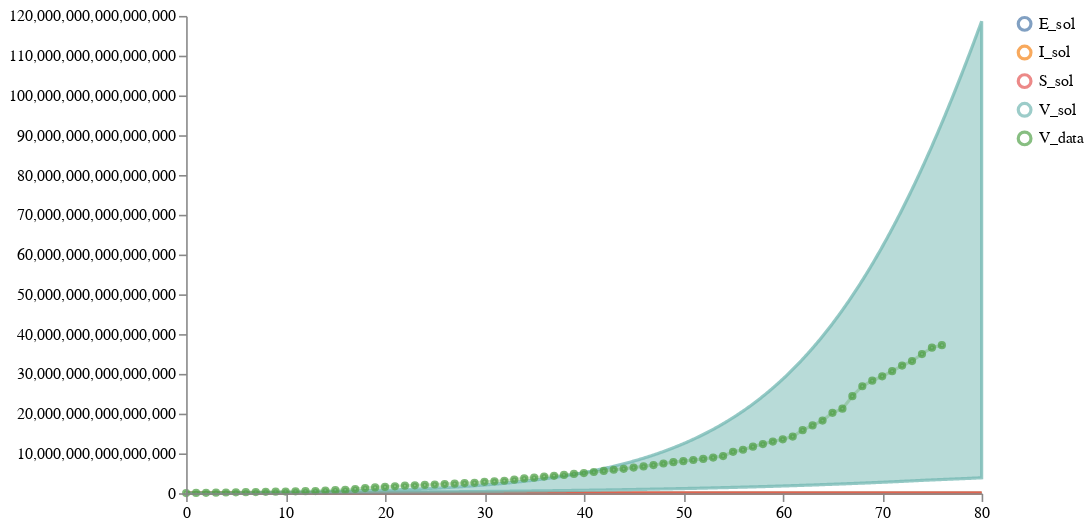

The cell this chart's notebook holds for it:
### Code cell
schema = plots.trajectories(pd.DataFrame(prior_samples["data"]), subset=".*_sol",
                            points=data_train.reset_index(drop=True).rename(columns={"V":"V_data"}))
schema = plots.pad(schema, 5)
plots.ipy_display(schema)

### Figure 1 — Vega specification as saved in the notebook (floating-point values rounded to 4 significant figures; data arrays with more than 128 entries replaced by an {"elided": "..."} marker saying what was removed)
{"$schema": "https://vega.github.io/schema/vega/v5.json", "axes": [{"name": "x_axis", "orient": "bottom", "scale": "xscale", "zindex": 100}, {"name": "y_axis", "orient": "left", "scale": "yscale", "zindex": 100}], "data": [{"name": "distributions", "values": {"elided": "3204 records"}}, {"name": "traces", "transform": [{"expr": "isValid(datum.value)", "type": "filter"}], "values": []}, {"name": "points", "values": [{"sample_id": 0, "timepoint": 0, "trajectory": "V_data", "value": 34250000000000.0}, {"sample_id": 0, "timepoint": 1, "trajectory": "V_data", "value": 74830000000000.0}, {"sample_id": 0, "timepoint": 2, "trajectory": "V_data", "value": 110800000000000.0}, {"sample_id": 0, "timepoint": 3, "trajectory": "V_data", "value": 145500000000000.0}, {"sample_id": 0, "timepoint": 4, "trajectory": "V_data", "value": 178900000000000.0}, {"sample_id": 0, "timepoint": 5, "trajectory": "V_data", "value": 212605525246655}, {"sample_id": 0, "timepoint": 6, "trajectory": "V_data", "value": 251900000000000.0}, {"sample_id": 0, "timepoint": 7, "trajectory": "V_data", "value": 297300000000000.0}, {"sample_id": 0, "timepoint": 8, "trajectory": "V_data", "value": 342400000000000.0}, {"sample_id": 0, "timepoint": 9, "trajectory": "V_data", "value": 384100000000000.0}, {"sample_id": 0, "timepoint": 10, "trajectory": "V_data", "value": 424100000000000.0}, {"sample_id": 0, "timepoint": 11, "trajectory": "V_data", "value": 461900000000000.0}, {"sample_id": 0, "timepoint": 12, "trajectory": "V_data", "value": 498300000000000.0}, {"sample_id": 0, "timepoint": 13, "trajectory": "V_data", "value": 548200000000000.0}, {"sample_id": 0, "timepoint": 14, "trajectory": "V_data", "value": 675643977072622}, {"sample_id": 0, "timepoint": 15, "trajectory": "V_data", "value": 751600000000000.0}, {"sample_id": 0, "timepoint": 16, "trajectory": "V_data", "value": 829899121500651}, {"sample_id": 0, "timepoint": 17, "trajectory": "V_data", "value": 1046000000000000.0}, {"sample_id": 0, "timepoint": 18, "trajectory": "V_data", "value": 1295875135538839}, {"sample_id": 0, "timepoint": 19, "trajectory": "V_data", "value": 1461000000000000.0}, {"sample_id": 0, "timepoint": 20, "trajectory": "V_data", "value": 1592292378295384}, {"sample_id": 0, "timepoint": 21, "trajectory": "V_data", "value": 1741000000000000.0}, {"sample_id": 0, "timepoint": 22, "trajectory": "V_data", "value": 1882566054918674}, {"sample_id": 0, "timepoint": 23, "trajectory": "V_data", "value": 1972000000000000.0}, {"sample_id": 0, "timepoint": 24, "trajectory": "V_data", "value": 2071441710342036}, {"sample_id": 0, "timepoint": 25, "trajectory": "V_data", "value": 2190000000000000.0}, {"sample_id": 0, "timepoint": 26, "trajectory": "V_data", "value": 2284263053733268}, {"sample_id": 0, "timepoint": 27, "trajectory": "V_data", "value": 2401528070828421}, {"sample_id": 0, "timepoint": 28, "trajectory": "V_data", "value": 2539043189426808}, {"sample_id": 0, "timepoint": 29, "trajectory": "V_data", "value": 2623445134633728}, {"sample_id": 0, "timepoint": 30, "trajectory": "V_data", "value": 2868773959451638}, {"sample_id": 0, "timepoint": 31, "trajectory": "V_data", "value": 2991191174214979}, {"sample_id": 0, "timepoint": 32, "trajectory": "V_data", "value": 3129000000000000.0}, {"sample_id": 0, "timepoint": 33, "trajectory": "V_data", "value": 3403912214913465}, {"sample_id": 0, "timepoint": 34, "trajectory": "V_data", "value": 3718000000000000.0}, {"sample_id": 0, "timepoint": 35, "trajectory": "V_data", "value": 3894000000000000.0}, {"sample_id": 0, "timepoint": 36, "trajectory": "V_data", "value": 4190012056978476}, {"sample_id": 0, "timepoint": 37, "trajectory": "V_data", "value": 4379000000000000.0}, {"sample_id": 0, "timepoint": 38, "trajectory": "V_data", "value": 4584996690364133}, {"sample_id": 0, "timepoint": 39, "trajectory": "V_data", "value": 4842715961786298}, {"sample_id": 0, "timepoint": 40, "trajectory": "V_data", "value": 5057017833310725}, {"sample_id": 0, "timepoint": 41, "trajectory": "V_data", "value": 5334255093252734}, {"sample_id": 0, "timepoint": 42, "trajectory": "V_data", "value": 5613459509330455}, {"sample_id": 0, "timepoint": 43, "trajectory": "V_data", "value": 5900675119579128}, {"sample_id": 0, "timepoint": 44, "trajectory": "V_data", "value": 6137835221456338}, {"sample_id": 0, "timepoint": 45, "trajectory": "V_data", "value": 6455786439569586}, {"sample_id": 0, "timepoint": 46, "trajectory": "V_data", "value": 6737865202057693}, {"sample_id": 0, "timepoint": 47, "trajectory": "V_data", "value": 7082040828667748}, {"sample_id": 0, "timepoint": 48, "trajectory": "V_data", "value": 7473588619526592}, {"sample_id": 0, "timepoint": 49, "trajectory": "V_data", "value": 7802169943421971}, {"sample_id": 0, "timepoint": 50, "trajectory": "V_data", "value": 8064264769284555}, {"sample_id": 0, "timepoint": 51, "trajectory": "V_data", "value": 8350528001810362}, {"sample_id": 0, "timepoint": 52, "trajectory": "V_data", "value": 8620926151000598}, {"sample_id": 0, "timepoint": 53, "trajectory": "V_data", "value": 8967823176668702}, {"sample_id": 0, "timepoint": 54, "trajectory": "V_data", "value": 9347385175287846}, {"sample_id": 0, "timepoint": 55, "trajectory": "V_data", "value": 10400775744728212}, {"sample_id": 0, "timepoint": 56, "trajectory": "V_data", "value": 10924150605249734}, {"sample_id": 0, "timepoint": 57, "trajectory": "V_data", "value": 11705167142508414}, {"sample_id": 0, "timepoint": 58, "trajectory": "V_data", "value": 12359300512467032}, {"sample_id": 0, "timepoint": 59, "trajectory": "V_data", "value": 12986780639190464}, {"sample_id": 0, "timepoint": 60, "trajectory": "V_data", "value": 13550907207646232}, {"sample_id": 0, "timepoint": 61, "trajectory": "V_data", "value": 14248041314600788}, {"sample_id": 0, "timepoint": 62, "trajectory": "V_data", "value": 15848276614633882}, {"sample_id": 0, "timepoint": 63, "trajectory": "V_data", "value": 17038987764329418}, {"sample_id": 0, "timepoint": 64, "trajectory": "V_data", "value": 18260590802877810}, {"sample_id": 0, "timepoint": 65, "trajectory": "V_data", "value": 20209504393071680}, {"sample_id": 0, "timepoint": 66, "trajectory": "V_data", "value": 21264574070527824}, {"sample_id": 0, "timepoint": 67, "trajectory": "V_data", "value": 24405223143174390}, {"sample_id": 0, "timepoint": 68, "trajectory": "V_data", "value": 26892652544175644}, {"sample_id": 0, "timepoint": 69, "trajectory": "V_data", "value": 28282864516791200}, {"sample_id": 0, "timepoint": 70, "trajectory": "V_data", "value": 29394041033392708}, {"sample_id": 0, "timepoint": 71, "trajectory": "V_data", "value": 30685003617018490}, {"sample_id": 0, "timepoint": 72, "trajectory": "V_data", "value": 32085327926567616}, {"sample_id": 0, "timepoint": 73, "trajectory": "V_data", "value": 33217196172771584}, {"sample_id": 0, "timepoint": 74, "trajectory": "V_data", "value": 34991952115553804}, {"sample_id": 0, "timepoint": 75, "trajectory": "V_data", "value": 36597766934503620}, {"sample_id": 0, "timepoint": 76, "trajectory": "V_data", "value": 37222723829582630}]}, {"name": "markers", "values": []}, {"name": "selected", "on": [{"remove": true, "trigger": "clear"}, {"remove": true, "trigger": "!shift"}, {"insert": "clicked", "trigger": "!shift && clicked"}, {"toggle": "clicked", "trigger": "shift && clicked"}]}], "height": 300, "legends": [{"encode": {"labels": {"interactive": true, "name": "legendLabel", "update": {"opacity": [{"test": "!length(data('selected')) || indata('selected', 'value', datum.value)", "value": 1}, {"value": 0.25}]}}, "symbols": {"interactive": true, "name": "legendSymbol", "update": {"fill": {"value": "transparent"}, "opacity": [{"test": "!length(data('selected')) || indata('selected', 'value', datum.value)", "value": 0.7}, {"value": 0.15}], "size": {"value": 64}, "strokeWidth": {"value": 2}}}}, "name": "color_legend", "stroke": "color"}], "marks": [{"from": {"facet": {"data": "points", "groupby": "trajectory", "name": "points_split"}}, "marks": [{"encode": {"hover": {"fillOpacity": {"value": 0.9}}, "update": {"fill": {"field": "trajectory", "scale": "color"}, "fillOpacity": [{"test": "!length(data('selected')) || indata('selected', 'value', datum.trajectory)", "value": 0.5}, {"value": 0.15}], "size": {"value": 10}, "stroke": {"field": "trajectory", "scale": "color"}, "strokeOpacity": [{"test": "!length(data('selected')) || indata('selected', 'value', datum.trajectory)", "value": 0.75}, {"value": 0.15}], "strokeWidth": {"value": 2}, "tooltip": {"field": "value"}, "x": {"field": "timepoint", "scale": "xscale"}, "y": {"field": "value", "scale": "yscale"}}}, "from": {"data": "points"}, "name": "_points_symbol", "type": "symbol", "zindex": 3}, {"encode": {"hover": {"fillOpacity": {"value": 0.9}}, "update": {"interpolate": {"value": "linear"}, "stroke": {"field": "trajectory", "scale": "color"}, "strokeOpacity": [{"test": "!length(data('selected')) || indata('selected', 'value', datum.trajectory)", "value": 0.3}, {"value": 0.1}], "strokeWidth": {"value": 2}, "x": {"field": "timepoint", "scale": "xscale"}, "y": {"field": "value", "scale": "yscale"}}}, "from": {"data": "points"}, "name": "_points_line", "type": "line", "zindex": 3}], "name": "_points", "type": "group", "zindex": 3}, {"from": {"facet": {"data": "traces", "groupby": "trajectory", "name": "traces_split"}}, "marks": [{"encode": {"hover": {"fillOpacity": {"value": 0.9}}, "update": {"interpolate": {"value": "linear"}, "stroke": {"field": "trajectory", "scale": "color"}, "strokeOpacity": [{"test": "!length(data('selected')) || indata('selected', 'value', datum.trajectory)", "value": 0.75}, {"value": 0.15}], "strokeWidth": {"value": 2}, "x": {"field": "timepoint", "scale": "xscale"}, "y": {"field": "value", "scale": "yscale"}}}, "from": {"data": "traces_split"}, "name": "_traces_lines", "type": "line"}], "name": "_traces", "type": "group", "zindex": 2}, {"from": {"facet": {"data": "distributions", "groupby": "trajectory", "name": "trajectory_split"}}, "marks": [{"encode": {"hover": {"fillOpacity": {"value": 0.9}}, "update": {"fill": {"field": "trajectory", "scale": "color"}, "fillOpacity": [{"test": "!length(data('selected')) || indata('selected', 'value', datum.trajectory)", "value": 0.5}, {"value": 0.15}], "interpolate": {"value": "linear"}, "stroke": {"field": "trajectory", "scale": "color"}, "strokeOpacity": [{"test": "!length(data('selected')) || indata('selected', 'value', datum.trajectory)", "value": 0.75}, {"value": 0.15}], "strokeWidth": {"value": 2}, "x": {"field": "timepoint", "scale": "xscale"}, "y": {"field": "upper", "scale": "yscale"}, "y2": {"field": "lower", "scale": "yscale"}}}, "from": {"data": "trajectory_split"}, "type": "area"}], "name": "_distributions", "type": "group", "zindex": 1}, {"marks": [{"encode": {"enter": {"stroke": {"value": "lightgray"}}, "update": {"opacity": {"value": 1}, "x": {"field": "timepoint", "scale": "xscale"}, "y": {"signal": "height"}, "y2": {"value": 0}}}, "from": {"data": "markers"}, "name": "_marker text", "type": "rule"}, {"encode": {"enter": {"fontSize": {"value": 8}, "text": {"field": "datum.label"}, "y": {"value": 0}}}, "from": {"data": "_marker text"}, "name": "_marker flags", "transform": [{"as": ["x", "_y", "opacity", "align", "baseline"], "lineAnchor": "start", "offset": [1], "size": {"signal": "[width, height]"}, "type": "label"}], "type": "text"}], "name": "_markers", "type": "group"}], "padding": 5, "scales": [{"domain": {"fields": [{"data": "distributions", "field": "timepoint"}, {"data": "traces", "field": "timepoint"}, {"data": "points", "field": "timepoint"}, {"data": "markers", "field": "timepoint"}]}, "name": "xscale", "range": "width", "type": "linear", "zero": false}, {"domain": {"fields": [{"data": "distributions", "field": "lower"}, {"data": "distributions", "field": "upper"}, {"data": "traces", "field": "value"}, {"data": "points", "field": "value"}]}, "name": "yscale", "nice": true, "range": "height", "type": "linear", "zero": true}, {"domain": {"fields": [{"data": "distributions", "field": "trajectory"}, {"data": "traces", "field": "trajectory"}, {"data": "points", "field": "trajectory"}]}, "name": "color", "range": "category", "type": "ordinal"}], "signals": [{"name": "clear", "on": [{"events": "mouseup[!event.item]", "force": true, "update": "true"}], "value": true}, {"name": "shift", "on": [{"events": "@legendSymbol:click, @legendLabel:click", "force": true, "update": "event.shiftKey"}], "value": false}, {"name": "clicked", "on": [{"events": "@legendSymbol:click, @legendLabel:click", "force": true, "update": "{value: datum.value}"}], "value": null}], "width": 500}
